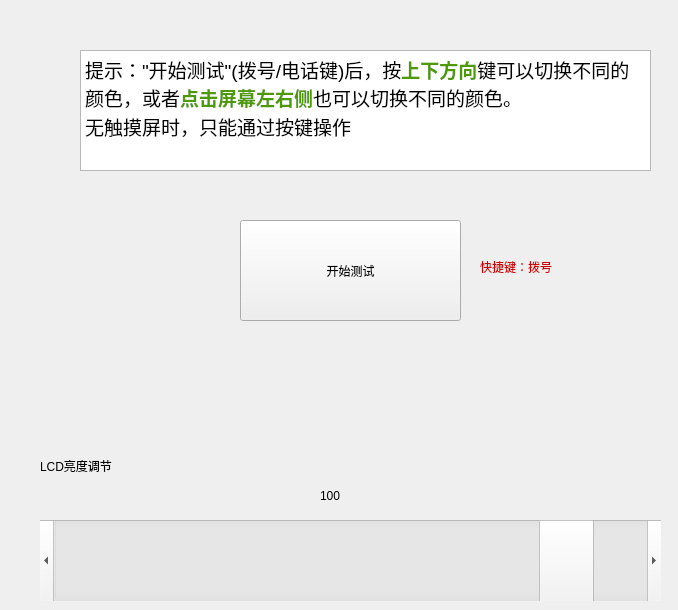
   <widget class="QWidget" name="page_2">
    <widget class="QPushButton" name="pushButton_start_color_test">
     <property name="geometry">
      <rect>
       <x>240</x>
       <y>220</y>
       <width>221</width>
       <height>101</height>
      </rect>
     </property>
     <property name="focusPolicy">
      <enum>Qt::NoFocus</enum>
     </property>
     <property name="styleSheet">
      <string notr="true">font: 20pt &quot;Ubuntu&quot;;</string>
     </property>
     <property name="text">
      <string>开始测试</string>
     </property>
    </widget>
    <widget class="QLabel" name="label_23">
     <property name="geometry">
      <rect>
       <x>480</x>
       <y>250</y>
       <width>189</width>
       <height>33</height>
      </rect>
     </property>
     <property name="styleSheet">
      <string notr="true">font: 15pt &quot;Ubuntu&quot;;
color: rgb(204, 0, 0);</string>
     </property>
     <property name="text">
      <string>快捷键：拨号</string>
     </property>
    </widget>
    <widget class="QTextBrowser" name="textBrowser">
     <property name="geometry">
      <rect>
       <x>80</x>
       <y>50</y>
       <width>571</width>
       <height>121</height>
      </rect>
     </property>
     <property name="focusPolicy">
      <enum>Qt::NoFocus</enum>
     </property>
     <property name="html">
      <string>&lt;!DOCTYPE HTML PUBLIC &quot;-//W3C//DTD HTML 4.0//EN&quot; &quot;http://www.w3.org/TR/REC-html40/strict.dtd&quot;&gt;
&lt;html&gt;&lt;head&gt;&lt;meta name=&quot;qrichtext&quot; content=&quot;1&quot; /&gt;&lt;style type=&quot;text/css&quot;&gt;
p, li { white-space: pre-wrap; }
&lt;/style&gt;&lt;/head&gt;&lt;body style=&quot; font-family:'Ubuntu'; font-size:11pt; font-weight:400; font-style:normal;&quot;&gt;
&lt;p style=&quot; margin-top:0px; margin-bottom:0px; margin-left:0px; margin-right:0px; -qt-block-indent:0; text-indent:0px;&quot;&gt;&lt;span style=&quot; font-size:14pt;&quot;&gt;提示：&amp;quot;开始测试&amp;quot;(拨号/电话键)后，按&lt;/span&gt;&lt;span style=&quot; font-size:14pt; font-weight:600; color:#4e9a06;&quot;&gt;上下方向&lt;/span&gt;&lt;span style=&quot; font-size:14pt;&quot;&gt;键可以切换不同的颜色，或者&lt;/span&gt;&lt;span style=&quot; font-size:14pt; font-weight:600; color:#4e9a06;&quot;&gt;点击屏幕左右侧&lt;/span&gt;&lt;span style=&quot; font-size:14pt;&quot;&gt;也可以切换不同的颜色。&lt;/span&gt;&lt;/p&gt;
&lt;p style=&quot; margin-top:0px; margin-bottom:0px; margin-left:0px; margin-right:0px; -qt-block-indent:0; text-indent:0px;&quot;&gt;&lt;span style=&quot; font-size:14pt;&quot;&gt;无触摸屏时，只能通过按键操作&lt;/span&gt;&lt;/p&gt;&lt;/body&gt;&lt;/html&gt;</string>
     </property>
    </widget>
    <widget class="QScrollBar" name="horizontalScrollBar_light">
     <property name="geometry">
      <rect>
       <x>40</x>
       <y>520</y>
       <width>621</width>
       <height>81</height>
      </rect>
     </property>
     <property name="maximum">
      <number>100</number>
     </property>
     <property name="value">
      <number>90</number>
     </property>
     <property name="sliderPosition">
      <number>90</number>
     </property>
     <property name="orientation">
      <enum>Qt::Horizontal</enum>
     </property>
    </widget>
    <widget class="QLabel" name="label_74">
     <property name="geometry">
      <rect>
       <x>40</x>
       <y>430</y>
       <width>201</width>
       <height>71</height>
      </rect>
     </property>
     <property name="styleSheet">
      <string notr="true">font: 20pt &quot;Ubuntu&quot;;</string>
     </property>
     <property name="text">
      <string>LCD亮度调节</string>
     </property>
    </widget>
    <widget class="QLabel" name="label_light_val">
     <property name="geometry">
      <rect>
       <x>320</x>
       <y>480</y>
       <width>81</width>
       <height>31</height>
      </rect>
     </property>
     <property name="styleSheet">
      <string notr="true">font: 20pt &quot;Ubuntu&quot;;</string>
     </property>
     <property name="text">
      <string>100</string>
     </property>
    </widget>
   </widget>
